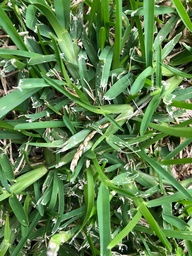
#> input picture final_project/grama_3.jpeg, 192 x 256 px, shrunk from 960 x 1280 before the run; the run also reads 1 picture not shown here
$ jupyter execute --allow-errors final_project.ipynb
#> lines starting #> are read from the running program, lines starting #| are printed output that depends on the picture
[cell 1]
import cv2
import numpy as np
import sys
import matplotlib.pyplot as plt
import math

[cell 2]
imagen = cv2.imread("grama_3.jpeg")
#> imagen is the input picture: shape (256, 192, 3); mean B, G, R 74, 127.9, 92.6
imagen = cv2.cvtColor(imagen,cv2.COLOR_BGR2GRAY)
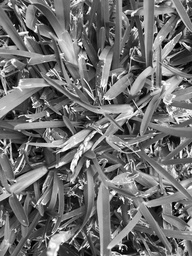
#> imagen: shape (256, 192); min 0, max 254, mean 111.2
imagen.shape
#> Out = (256, 192)

# grass image

# grass image 2

[cell 3]
def convolutional_filter(imagen, kernel):
    alto = imagen.shape[0]
#> alto = 256
    ancho =  imagen.shape[1]
#> ancho = 192

    altoKernel = len(kernel[:,0])
    anchoKernel = len(kernel[0,:])

    #parte entera del centro del kernel
    step = int(len(kernel[0,:])/2)

    newImg = np.zeros((alto, ancho, 1))

    for i in range(step, alto - step):
        newPixel = 0
        for j in range(step, ancho - step):
            ventana = imagen[i-step:i+2*step, j-step:j+2*step]
            newPixel = 0
            for m in range(0, altoKernel):
                for n in range(0, anchoKernel):
                    newPixel = newPixel + ventana[m, n] * kernel[m, n]
            newImg[i, j] = int(newPixel)
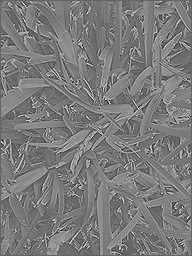
#> newImg: shape (256, 192, 1) float64; min -474, max 734, mean 109.1; drawn with min black and max white

    return newImg

#usando la convolución.
kernelGauss_33 = np.array([[0., -1., 0.], [-1, 5, -1], [0, -1, 0]])
kernelSharp_33 = np.array([[1/16., 2/16., 1/16.], [2/16., 4/16., 2/16.], [1/16., 2/16., 1/16.]])
#filtrada = convolutional_filter(imagen, kernelGauss_33)

[cell 4]
def derivadaX(imagen):
    #image = cv2.imread(img)
    #image = cv2.cvtColor(image,cv2.COLOR_BGR2GRAY)
    height = imagen.shape[0]
#> height = 256
    width = imagen.shape[1]
#> width = 192
    out = np.zeros((height,width,1))

    for i in range(0,height - 1):
        for j in range(0,width):
            out[i,j] = imagen[i+1,j] - imagen[i,j]

    return(out)

[cell 5]
def derivadaY(imagen):
    #image = cv2.imread(img)
    #image = cv2.cvtColor(image,cv2.COLOR_BGR2GRAY)
    height = imagen.shape[0]
    width = imagen.shape[1]
    out = np.zeros((height,width,1))

    for i in range(0,height):
        for j in range(0,width-1):
            out[i,j] = imagen[i,j+1] - imagen[i,j]

    return(out)

[cell 6]
def derivadaY(imagen):
    #image = cv2.imread(img)
    #image = cv2.cvtColor(image,cv2.COLOR_BGR2GRAY)
    height = imagen.shape[0]
#> height = 256
    width = imagen.shape[1]
#> width = 192
    out = np.zeros((height,width,1))

    for i in range(0,height):
        for j in range(0,width-1):
            out[i,j] = imagen[i,j+1] - imagen[i,j]
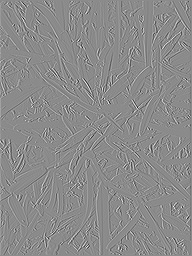
#> out: shape (256, 192, 1) float64; min -1152, max 958, mean 0; drawn with min black and max white

    return(out)

[cell 7]
def gradient(x, y):
    height = x.shape[0]
#> height = 256
    width = x.shape[1]
#> width = 192

    out = np.zeros((height, width, 1))

    for i in range(0, height):
        for j in range(0, width):
            out[i,j] = np.sqrt(x[i,j]**2 + y[i,j]**2)

    return(out)

[cell 8]
def phase(derX,derY):
    height = derX.shape[0]
#> height = 256
    width = derY.shape[1]
#> width = 192
    out = np.zeros((height,width,1))


    for i in range(0, height):
        for j in range(0, width):
            out[i,j] = np.where((math.atan2(derY[i,j], derX[i,j]) * (180/np.pi))<0,
                               (math.atan2(derY[i,j], derX[i,j]) * (180/np.pi))+360,
                               (math.atan2(derY[i,j], derX[i,j]) * (180/np.pi)))
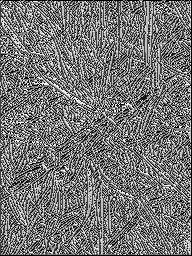
#> out: shape (256, 192, 1) float64; min 0, max 359.8, mean 165.7; drawn with min black and max white

    return out

[cell 9]
def non_max_supress(image,phase):
    #image = cv2.imread(img)
    #image = cv2.cvtColor(image,cv2.COLOR_BGR2GRAY)


    height = image.shape[0]
#> height = 256
    width = image.shape[1]
#> width = 192
    out = np.zeros((height,width))

    for i in range(1, height - 2):
        for j in range(1, width -2):
            ang = phase[i,j]

            ### 337.5 - 22.5 or 157.5 -202.5
            if(((ang > 337.5 and ang <= 360) or (ang > 0 and ang <= 22.5)) or ( ang > 157.5 and ang <= 202.5)):

                if (image[i,j] > image[i,j+1]) and (image[i,j] > image[i,j-1]):
                    out[i,j] = image[i,j]
                else:
                    out[i,j] = 0


            ###22.5 - 67.5 or 202.5 - 247.5
            elif((ang > 22.5 and ang <= 67.5) or ( ang > 202.5 and ang <= 247.5)):

                if (image[i,j] > image[i+1,j-1]) and (image[i,j] > image[i-1,j+1]):
                    out[i,j] = image[i,j]
                else:
                    out[i,j] = 0

                       ###67.5 - 112.5 or 247.5 - 292.5
            elif((ang > 67.5 and ang <= 112.5) or ( ang > 247.5 and ang <= 292.5)):

                if (image[i,j] > image[i-1,j]) and (image[i,j] > image[i+1,j]):
                    out[i,j] = image[i,j]
                else:
                    out[i,j] = 0


            ### 112.5 - 157.5 or 292.5 - 337.5
            elif((ang > 112.5 and ang <= 157.5) or ( ang > 292.5 and ang <= 337.5)):

                if (image[i,j] > image[i-1,j-1]) and (image[i,j] > image[i+1,j+1]):
                    out[i,j] = image[i,j]
                else:
                    out[i,j] = 0
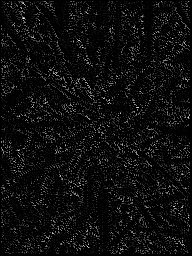
#> out: shape (256, 192) float64; min 0, max 1268.5, mean 64.7; drawn with min black and max white


    cv2.imwrite("ms.jpg",out)
    # [7 lines of commented-out code are left out]

    return(out)

[cell 10]
imagen = cv2.imread("grama_3.jpeg")
imagen = cv2.cvtColor(imagen,cv2.COLOR_BGR2GRAY)
imagen.shape
filtrada = convolutional_filter(imagen, kernelGauss_33)
#filtrada = convolutional_filter(imagen, kernelGauss_33)
dX = derivadaX(filtrada)
dY = derivadaY(filtrada)
gradiente = gradient(dX,dY)
fase = phase(dX,dY)
nm = non_max_supress(gradiente,fase)
#> (the rest of this cell did not finish here and is left out)

[cell 11]
nm = non_max_supress(gradiente,fase)

[cell 12]
def binarization(image, threshold,image_out):


#> called with threshold = 40, image_out = 'resultado_final_4.jpg'
    height = image.shape[0]
#> height = 256
    width = image.shape[1]

    out = np.where(image<=threshold,0,255)
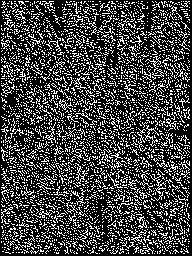
#> out: shape (256, 192) int64; 26.2% white in thin lines or dots

    #writing image
    cv2.imwrite("binary_image.jpg", out)
    binary_image = cv2.imread("binary_image.jpg")
#> binary_image: shape (256, 192, 3); min 0, max 255, mean 67.2


    #result image
    cv2.imwrite(image_out, binary_image)
    return(binary_image)

[cell 13]
binary = binarization(nm, 40,"resultado_final_4.jpg")

# Canny transformation completed

## grass image 1

## grass image 2

# Conteo de pixeles blancos.

[cell 14]
n_white_pix = np.sum(binary == 255)
#> n_white_pix = 24285
print('Total de Pixeles Blancos:', n_white_pix)
#| Total de Pixeles Blancos: 24285

## Tamaño de un tallo en la imagen

[cell 15]
tallo = cv2.imread("tallo.png")
tallo.shape

[cell 16]
tallo_size = tallo.shape[1]*tallo.shape[2]

[cell 17]
tallo.shape[1]

[cell 18]
round(n_white_pix / tallo_size)
#> Out = 1012

[cell 19]
def hough_transformation(img_color, minDist, outputName):
#> called with img_color = 'grama_2.jpg', minDist = 5, outputName = 'test_3.jpg'
    img_file_str = img_color
    img = cv2.imread(img_file_str)
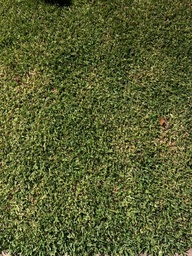
#> input picture final_project/grama_2.jpg, 192 x 256 px, shrunk from 960 x 1280 before the run
#> img is the input picture: shape (256, 192, 3); mean B, G, R 49.5, 95.4, 88.5
    output = img.copy()
    gray = cv2.cvtColor(img, cv2.COLOR_BGR2GRAY)
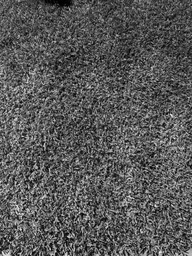
#> gray: shape (256, 192); min 1, max 242, mean 88.1

    #canny_out = cv2.Canny(gray, 50, 200)

    circles = cv2.HoughCircles(
        gray,
        cv2.HOUGH_GRADIENT,
        1.2,
        minDist
    )
#> circles = 14 rows, first 8: [132.6, 201, 48.12], [90.6, 129, 40.92], [141, 60.6, 44.52], [147, 55.8, 42.84], [67.8, 208.2, 41.28], [78.6, 131.4, 38.04], [139.8, 202.2, 35.88], [132.6, 221.4, 31.08]

    if circles is not None:
         #convert the (x, y) coordinates and radius of the circles to integers
        circles = np.round(circles[0, :]).astype("int")
#> circles = 14 rows, first 8: [133, 201, 48], [91, 129, 41], [141, 61, 45], [147, 56, 43], [68, 208, 41], [79, 131, 38], [140, 202, 36], [133, 221, 31]

        # loop over the (x, y) coordinates and radius of the circles
        for (x, y, r) in circles:
            # draw the circle in the output image, then draw a rectangle
            # corresponding to the center of the circle
            cv2.circle(output, (x, y), r, (0, 255, 0), 4)
            cv2.rectangle(output, (x - 5, y - 5), (x + 5, y + 5), (0, 128, 255), -1)
#> this loop made 14 passes
#> (x, y, r) on passes 1 to 12: (133, 201, 48), (91, 129, 41), (141, 61, 45), (147, 56, 43), (68, 208, 41), (79, 131, 38), (140, 202, 36), (133, 221, 31), (52, 153, 29), (130, 182, 31), (85, 136, 32), (142, 148, 29)
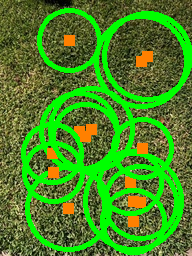
#> output: shape (256, 192, 3); mean B, G, R 35.1, 137.2, 71

    print(len(circles))
#| 14
    cv2.imwrite(outputName+'.jpg', np.hstack([img, output]))
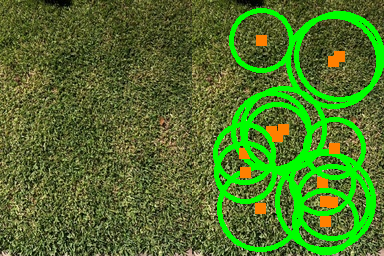
#> saved as test_3.jpg.jpg: shape (256, 384, 3); mean B, G, R 42.3, 116.3, 79.7
